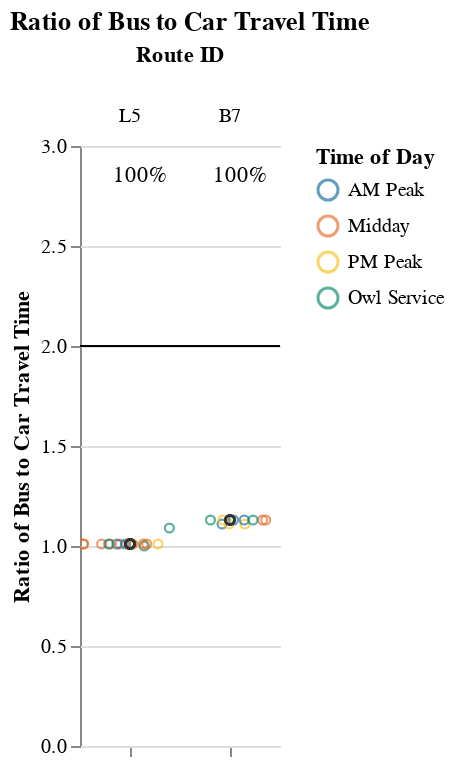
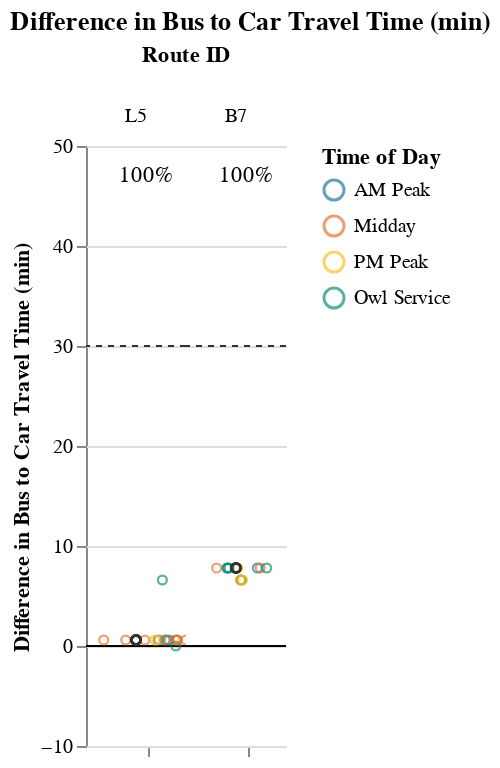

These figures' notebook cell, in order:
### Markdown cell above
### Medium Routes (1-1.5 hrs)

### Code cell
route_group = "medium"
try:
    display_charts_for_route_group(df, route_group)
except:
    print(no_display_statement)
